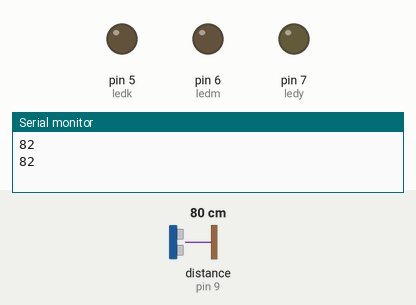
Bench run of a sketch on a simulated Arduino Uno, built with avr-gcc and run on an emulated ATmega328P. Parts: output pins drawn as LEDs (lit = HIGH), the last lines printed to the serial monitor. Wiring (inferred from the names in the program): ultrasonic range finder: trigger pin 8; echo pin 9. The test bench sets the inputs (shaded band); at power-on: distance to the obstacle (sensor on pin 9) 80 cm. The echo pulse lasts 58.3 µs per cm; pins used as bus, display or sensor lines are not drawn.

Above: at 1.8 s.
1.9 s: distance to the obstacle (sensor on pin 9) set to 52 cm
4.3 s: distance to the obstacle (sensor on pin 9) set to 44 cm
At 6.0 s:
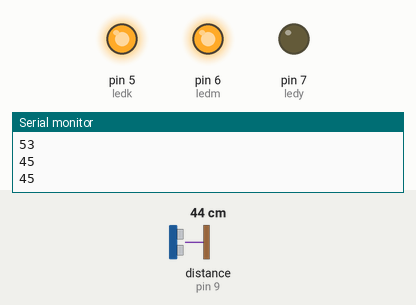
6.8 s: distance to the obstacle (sensor on pin 9) set to 32 cm
9.7 s: distance to the obstacle (sensor on pin 9) set to 26 cm
At 12.5 s:
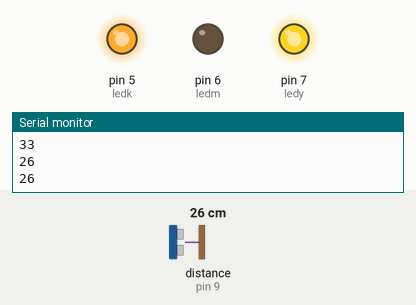
13.2 s: distance to the obstacle (sensor on pin 9) set to 11 cm
16.1 s: distance to the obstacle (sensor on pin 9) set to 8 cm
At 17.6 s:
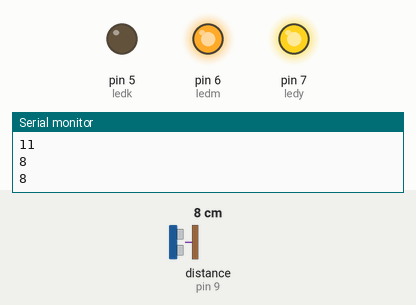
Timing chart, 0 to 19.1 s (numbered marks = the images above; inputs shaded):
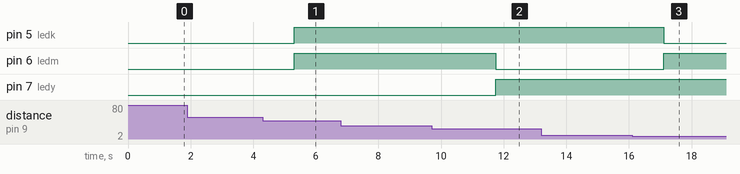

The sketch:

sketch_apr28a.ino
```cpp
const int ledk = 5;
const int ledy=7;
const int ledm = 6;
const int trig=8;
const int echo =9 ;
int sure;
int mesafe;
const int buzzer=4;
void setup() {
pinMode(5,OUTPUT);
pinMode(7,OUTPUT);
pinMode(6,OUTPUT);
pinMode(8,OUTPUT);
pinMode(9,INPUT);
pinMode(buzzer,INPUT);
Serial.begin(9600);

}
void loop() {
 digitalWrite(trig,HIGH);
 delayMicroseconds(1000);
 digitalWrite(trig,LOW);
 sure=pulseIn(echo,HIGH);
 mesafe=(sure/2)/28,8;
Serial.println(mesafe);
delay(1000);
if(mesafe<10){
  digitalWrite(ledk,LOW);
  digitalWrite(ledy,HIGH);
  digitalWrite(ledm,HIGH);
  delay(70);

}
else if(mesafe<30){
  digitalWrite(ledk,HIGH);
  digitalWrite(ledy,HIGH);
  digitalWrite(ledm,LOW);
   delay(70);
}
else if(mesafe<50){
  digitalWrite(ledk,HIGH);
  digitalWrite(ledy,LOW);
  digitalWrite(ledm,HIGH);
   delay(70);
}
else if(mesafe<100){
  digitalWrite(ledk,LOW);
  digitalWrite(ledy,LOW);
  digitalWrite(ledm,LOW);
   delay(70);
}
}
```

Measured:
- the behaviour switches between 49 and 48 cm on distance to the obstacle (sensor on pin 9) (found by bisection; images 0 and 1)
- the behaviour switches between 30 and 29 cm on distance to the obstacle (sensor on pin 9) (found by bisection; images 1 and 2)
- the behaviour switches between 10 and 9 cm on distance to the obstacle (sensor on pin 9) (found by bisection; images 2 and 3)
- after the input at 4.3 s, pin 5 (ledk), pin 6 (ledm): LOW → HIGH after 1.0 s
- after the input at 9.7 s, pin 6 (ledm): HIGH → LOW after 2.0 s; pin 7 (ledy): LOW → HIGH after 2.0 s
- after the input at 16.1 s, pin 5 (ledk): HIGH → LOW after 1.0 s; pin 6 (ledm): LOW → HIGH after 1.0 s
